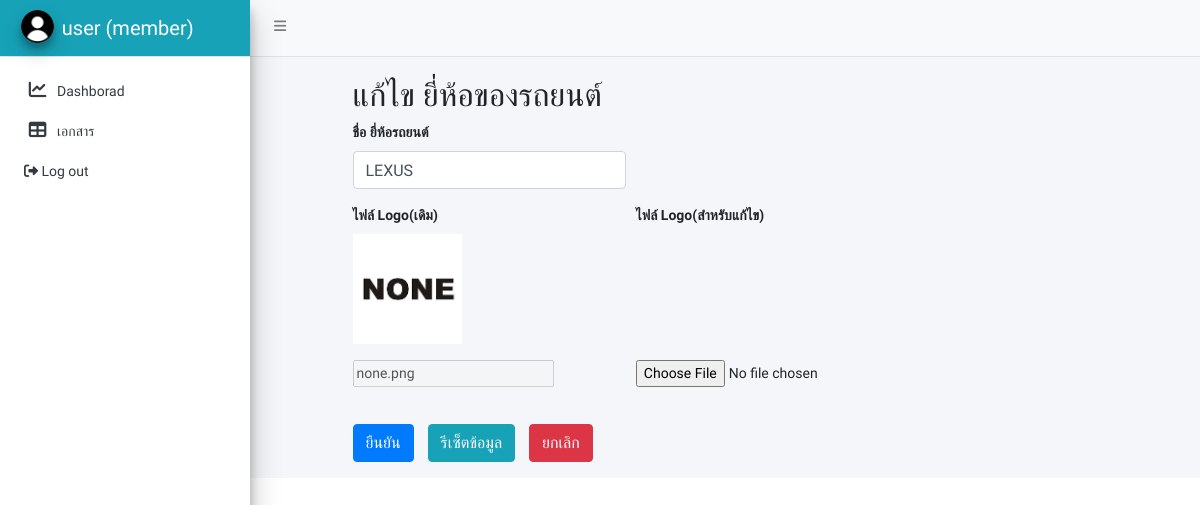
Screenshot of /page_update.php?Car_ID=10 (signed in) with the database file from the repository.
### tables this page shows
CREATE TABLE `user_role` (
  `id` int(11) NOT NULL,
  `page` varchar(200) NOT NULL,
  `role` varchar(255) NOT NULL,
  `link` varchar(255) NOT NULL,
  `icon` varchar(255) NOT NULL
);

CREATE TABLE `brand` (
  `Car_ID` int(10) NOT NULL,
  `Car_Name` varchar(255) NOT NULL,
  `Car_Img` varchar(255) NOT NULL,
  `Car_Status` enum('on','off') NOT NULL
);

### page_update.php (the view, shortened to what this page needs)
<!DOCTYPE html>
<html lang="en">
<head>
    <link rel="stylesheet" href="plugins/fontawesome-free/css/all.min.css">
    <link rel="stylesheet" href="dist/css/adminlte.min.css">
    <link rel="stylesheet" href="dist/css/myCSS.css" type="text/css">
    <link rel="stylesheet" href="plugins/bootstrap4-duallistbox/bootstrap-duallistbox.min.css">
</head>
<?php
require_once "menu.php";
require_once "connect.php";
?>
<?php if (isset($_GET['Car_ID'])) {
?>
    <?php
    $sqls = "SELECT * FROM brand WHERE Car_ID='" . $_GET['Car_ID'] . "'";
    $querys = mysqli_query($con, $sqls);
    foreach ($querys as $value) {
        $Name_s = $value['Car_Name'];
        $file_s = $value['Car_Img'];
    }
    ?>
    <div class="content-wrapper">
        <div style="margin-left:10%; padding-top :2%;">
            <div class="container my-6">
                <h2>แก้ไข ยี่ห้อของรถยนต์</h2>
                <form action="update.php?brand=1" method="post" enctype="multipart/form-data">
                    <div class="form-row">
                        <div class="form-group col-md-4">
                            <label>ชื่อ ยี่ห้อรถยนต์</label><br>
                            <input type="text" class="form-control" name="Name" value="<?php echo $Name_s ?>" require>
                        </div>
                    </div>
                    <div class="form-row">
                        <div class="form-group col-md-4">
                            <label>ไฟล์ Logo(เดิม)</label><br>
                            <?php if ($file_s != 'none.png') {
                                $scr = 'myImg/brand/';
                            } else {
                                $scr = 'myImg/brand/default_img/';
                            } ?>
                            <img src="<?php echo $scr; ?><?php echo $file_s ?>" width="40%"> &nbsp;&nbsp;
                        </div>
                        <div class="form-group col-md-4">
                            <label>ไฟล์ Logo(สำหรับแก้ไข)</label><br>
                        </div>
                    </div>
                    <div class="form-row">
                        <div class="form-group col-md-4">
                            <input type="text" name="imgs" value="<?php echo $file_s ?>" accept="image/*" required disabled>
                        </div>
                        <div class="form-group col-md-4">
                            <input type="file" name="img" accept="image/* " OnChange="showPreview(this)">
                        </div>
                    </div>
                    <br>
                    <div class="form-row">
                        <div class="form-group col-md-4">
                            <input type="submit" class="btn btn-primary" value="ยืนยัน"> &nbsp;&nbsp;
                            <input type="reset" class="btn btn-info" value="รีเซ็ตข้อมูล" onclick="window.location.reload();"> &nbsp;&nbsp;
                            <input type=button class="btn btn-danger" onclick="window.location='page_brand.php'" value=ยกเลิก>
                        </div>
                    </div>
                </form>
            </div>
        </div>
    </div>
<?php } ?>
</body>
</html>

### menu.php (shortened to what this page needs)
<?php
include_once 'connect.php';
$sqlp = "SELECT * FROM user_role  ";
$resultp = mysqli_query($con, $sqlp);
?>
<body class="hold-transition sidebar-mini layout-fixed ">
  <div class="wrapper">
    <nav class="main-header navbar navbar-expand navbar-light navbar-light ">
      <ul class="navbar-nav">
        <li class="nav-item">
          <a class="nav-link" data-widget="pushmenu" href="#" role="button"><i class="fas fa-bars"></i></a>
      </ul>
    </nav>
    <aside class="main-sidebar sidebar-light-primary elevation-4">
      <h5 class="brand-link bg-info">
        <img src="myImg/etc/user_ic.png" alt="AdminLTE Logo" class="brand-image img-circle elevation-3">
        <?php echo ($_SESSION["name"]); ?> (<?php echo ($_SESSION["type"]); ?>)
      </h5>
      <div class="sidebar">
        <nav class="mt-2">
          <ul class="nav nav-pills nav-sidebar flex-column" data-widget="treeview" role="menu" data-accordion="false">
            <?php
            while ($rowp = mysqli_fetch_assoc($resultp)) {
              $idp = $rowp['id'];
              if ($_SESSION['type'] == 'member') {
                $role = explode(",", $rowp['role']);
                $result_array = array_search("member$idp", $role);
                if ($result_array !== false) {
                  echo " <li class='nav-item'><a href='$rowp[link]' class='nav-link '>
                  <i class='$rowp[icon]'></i>
                  <p>
                  $rowp[page]
                  </p>
                  </a>
                </li> ";
                }
              }
            }
            ?>
            <li class="nav-item ">
              <a href="logout.php" class="nav-link">
                <i class="fas fa-sign-out-alt"></i>
                <p>
                  Log out
                </p>
              </a>
            </li>
          </ul>
        </nav>
      </div>
    </aside>
  </div>

### menu.php (style rules this page uses)
body { font-family: 'Prompt', sans-serif; font-size: 14px; }

### rows the page displays
user_role: page "Dashborad"
user_role: page "เอกสาร"
brand: Name "LEXUS", Car_Img (placeholder picture), imgs "none.png"

### other values shown
$_SESSION["name"] "user"
$_SESSION["type"] "member"
